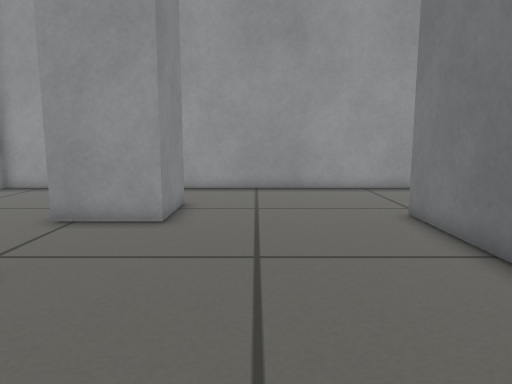
view 1 (above)

18 first-person views from a walk through a Gazebo world. The camera is 0.11 m above the floor, tilts 8° down and sees 70° across. The floor is counted in squares, 0.05 m on a side. Each view is taken from the middle of a square. On the plan, view 1 faces up. The plan holds only what a view shows up to about 20 squares ahead; the rest is blank.

view 2
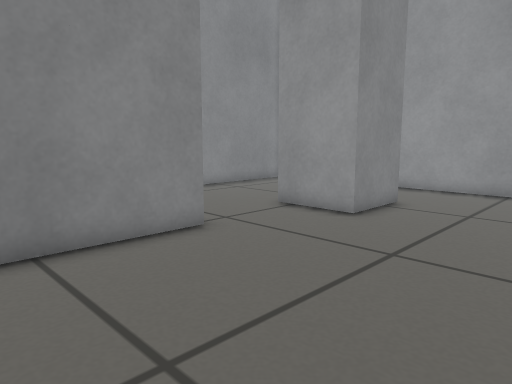

view 3
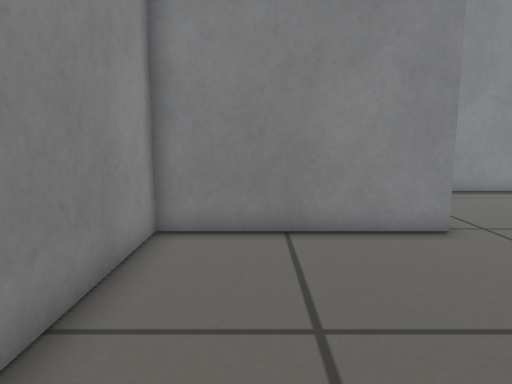

view 4
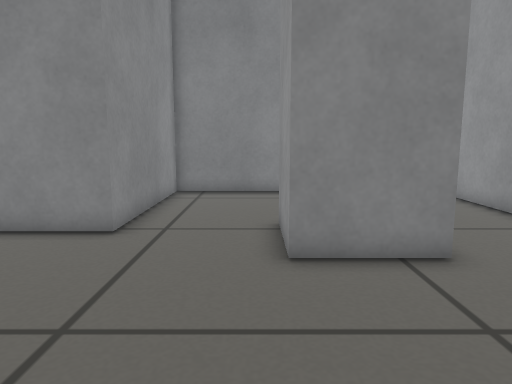

view 5
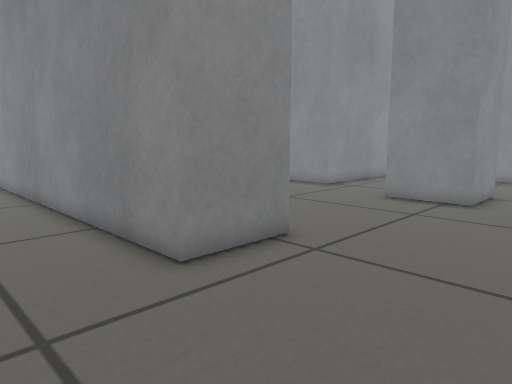

view 6
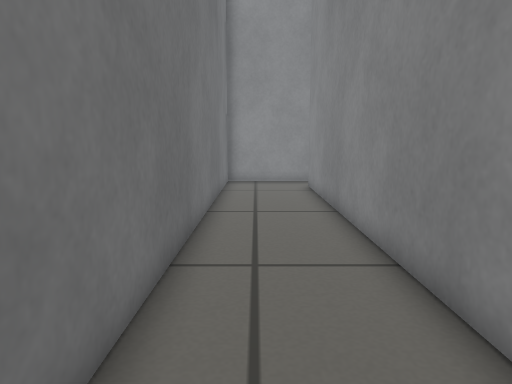

view 7
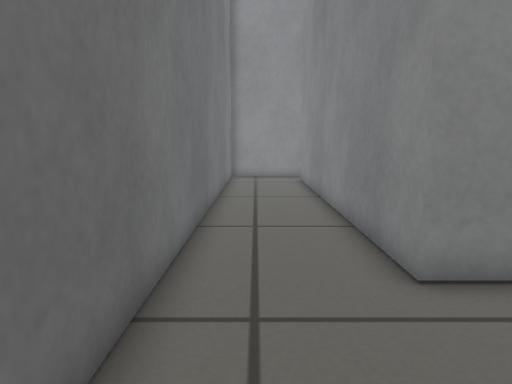

view 8
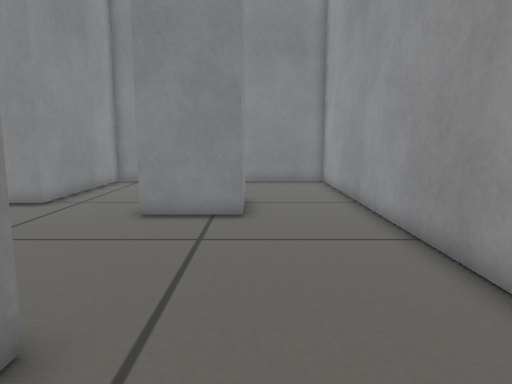

view 9
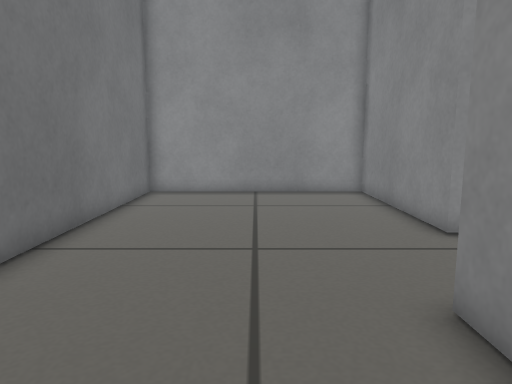

view 10
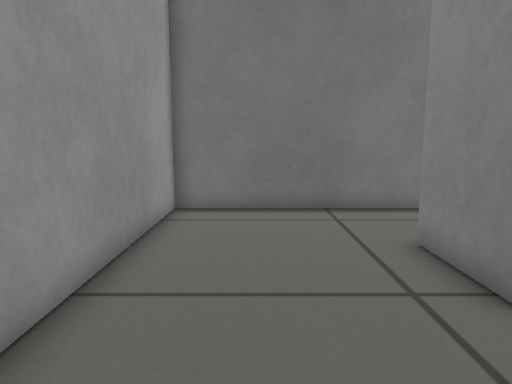

view 11
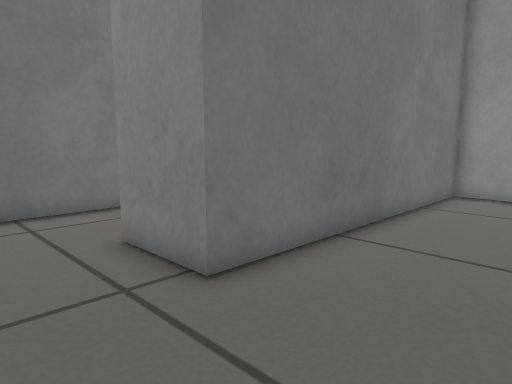

view 12
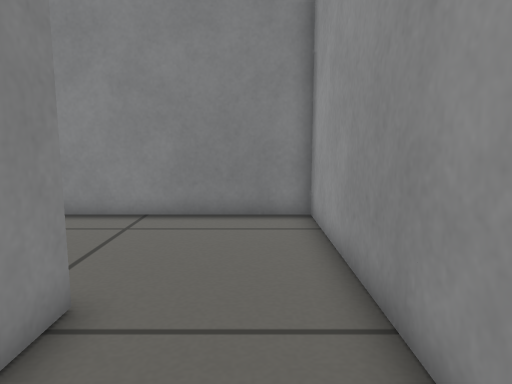

view 13
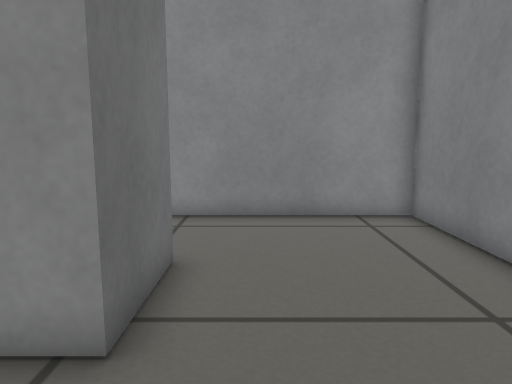

view 14
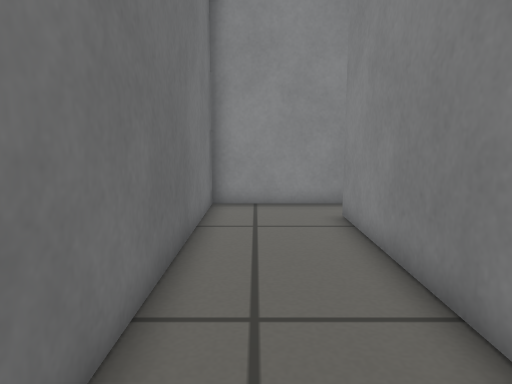

view 15
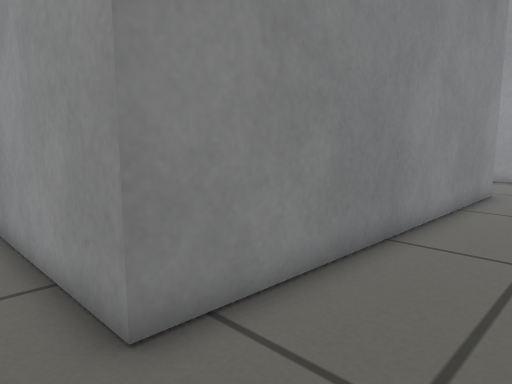

view 16
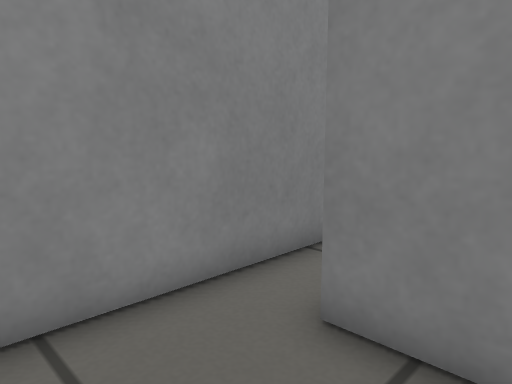

view 17
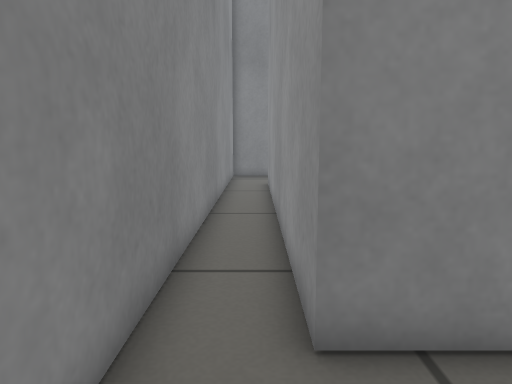

view 18
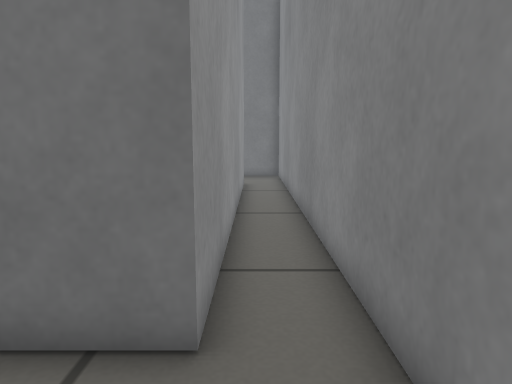

### Floor plan
Points are (right, up) in squares from view 1. A wall is a line through its corners. A room is listed if a view was taken in it or the views show most of it. See-through windows are left out.
Room 1 (views 1, 2, 3, 4, 5, 6, 7, 8, 9, 10, 11, 12, 13, 14, 15, 16, 17, 18)
walls: (-2.5, 9.6) (-5.5, 9.6) (-5.5, 12.6) (-2.5, 12.6) (-2.5, 9.6); (-9.3, -6.4) (11.5, -6.4) (11.5, 16.6) (-11.5, 16.6) (-11.5, 5.6) (-4.5, 5.6) (-4.5, -1.4) (4.5, -1.4) (4.5, 10.6) (7.5, 10.6) (7.5, -4.4) (-7.5, -4.4) (-7.5, -2.4)

Where each view was taken, in squares from view 1:
view 1: 0 up, 0 right, facing up
view 2: 0 up, 3 right, facing up-left
view 3: 1 up, 4 right, facing left
view 4: 9 up, 4 right, facing left
view 5: 16 up, 11 right, facing down-left
view 6: 13 up, 10 right, facing down
view 7: 16 up, 10 right, facing down
view 8: 13 up, 8 right, facing left
view 9: 14 up, 0 right, facing down
view 10: 14 up, 0 right, facing right
view 11: 14 up, 0 right, facing down-right
view 12: 15 up, 1 left, facing left
view 13: 16 up, 7 left, facing down
view 14: 6 up, 10 right, facing down
view 15: 6 down, 11 right, facing up-left
view 16: 2 down, 11 right, facing down-left
view 17: 5 down, 11 right, facing left
view 18: 5 down, 11 left, facing right
